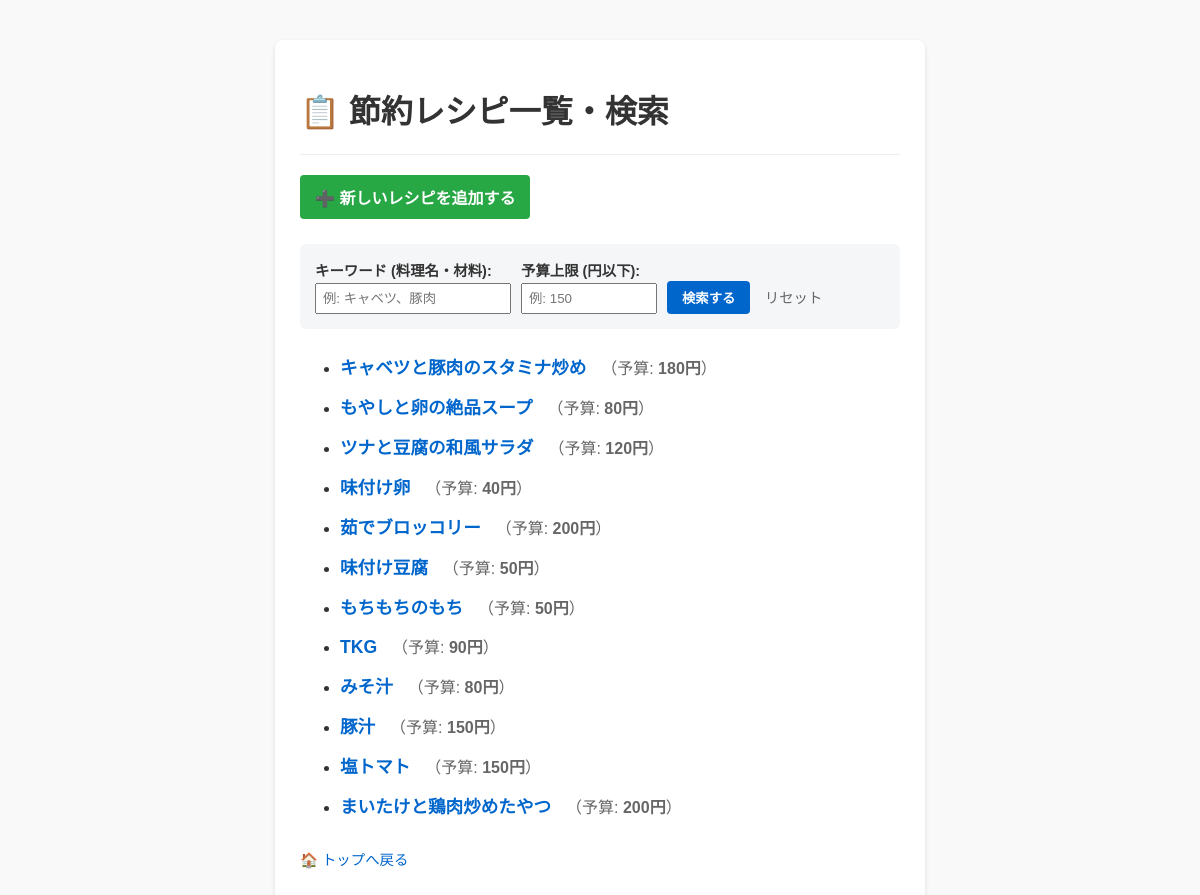
Page /list on the committed database.
### setuyaku/app.py (models this page shows, shortened)
class Recipe(db.Model):
  __tablename__ = "recipes"
  id = db.Column(db.Integer, primary_key=True)
  title = db.Column(db.String(100), nullable=False)
  ingredients = db.Column(db.Text, nullable=False)
  instructions = db.Column(db.Text, nullable=False)
  budget = db.Column(db.Integer)

### setuyaku/app.py (the view)
@app.route("/list")
def item_list():
  keyword = request.args.get("keyword", "")
  max_cost = request.args.get("max_cost", type=int)
  query = Recipe.query
  if keyword:
    query = query.filter(
        (Recipe.title.like(f"%{keyword}%"))
        | (Recipe.ingredients.like(f"%{keyword}%"))
    )
  if max_cost is not None:
    query = query.filter(Recipe.budget <= max_cost)
  recipes = query.all()
  return render_template(
      "list.html",
      recipes=recipes,
      keyword=keyword,
      max_cost=max_cost if max_cost is not None else "",
  )

### setuyaku/templates/list.html (shortened to what this page needs)
{% extends "base.html" %}
{% block header %}<h1>📋 節約レシピ一覧・検索</h1>{% endblock %}
{% block content %}
<div style="margin-bottom: 25px;">
    <a href="{{ url_for('add_recipe') }}" style="display: inline-block; padding: 10px 15px; background: #28a745; color: white; border-radius: 4px; text-decoration: none; font-weight: bold;">
        ➕ 新しいレシピを追加する
    </a>
</div>
<form method="GET" action="{{ url_for('item_list') }}" style="background: #f4f6f8; padding: 15px; border-radius: 6px; margin-bottom: 25px;">
    <div style="display: flex; gap: 10px; flex-wrap: wrap; align-items: flex-end;">
        <div>
            <label for="keyword" style="display: block; font-size: 0.9em; margin-bottom: 3px; font-weight: bold;">キーワード (料理名・材料):</label>
            <input type="text" id="keyword" name="keyword" value="{{ keyword }}" placeholder="例: キャベツ、豚肉" style="padding: 6px; width: 180px;">
        </div>
        <div>
            <label for="max_cost" style="display: block; font-size: 0.9em; margin-bottom: 3px; font-weight: bold;">予算上限 (円以下):</label>
            <input type="number" id="max_cost" name="max_cost" value="{{ max_cost }}" placeholder="例: 150" style="padding: 6px; width: 120px;">
        </div>
        <div>
            <button type="submit" style="padding: 7px 15px; background: #0066cc; color: white; border: none; border-radius: 4px; cursor: pointer; font-weight: bold;">検索する</button>
            <a href="{{ url_for('item_list') }}" style="margin-left: 10px; font-size: 0.9em; color: #666;">リセット</a>
        </div>
    </div>
</form>
<ul>
    {% for recipe in recipes %}
    <li style="margin-bottom: 15px;">
        <a href="{{ url_for('item_detail', id=recipe.id) }}" style="font-size: 1.1em; font-weight: bold;">
            {{ recipe.title }}
        </a>
        <span style="color: #666; margin-left: 10px;">（予算: <strong>{{ recipe.budget }}円</strong>）</span>
    </li>
    {% else %}
    <p style="color: #666;">条件に一致するレシピが見つかりませんでした。</p>
    {% endfor %}
</ul>
{% endblock %}

### setuyaku/templates/base.html (shortened to what this page needs)
<!DOCTYPE html>
<html lang="ja">
<head>
</head>
<body>
    <div class="container">
        {% block header %}{% endblock %}
        <hr style="border: 0; border-top: 1px solid #eee; margin: 20px 0;">
        {% block content %}{% endblock %}
        <p style="margin-top: 30px; font-size: 0.9em; color: #666;">
            <a href="{{ url_for('index') }}">🏠 トップへ戻る</a>
        </p>
    </div>
</body>
</html>

### setuyaku/templates/base.html (style rules this page uses)
body { font-family: sans-serif; margin: 40px; background: #f9f9f9; color: #333; }
.container { max-width: 600px; margin: 0 auto; background: #fff; padding: 25px; border-radius: 8px; box-shadow: 0 2px 5px rgba(0,0,0,0.1); }
a { color: #0066cc; text-decoration: none; }

### rows in the picture
Recipe: title "キャベツと豚肉のスタミナ炒め", budget "180"
Recipe: title "もやしと卵の絶品スープ", budget "80"
Recipe: title "ツナと豆腐の和風サラダ", budget "120"
Recipe: title "味付け卵", budget "40"
Recipe: title "茹でブロッコリー", budget "200"
Recipe: title "味付け豆腐", budget "50"
Recipe: title "もちもちのもち", budget "50"
Recipe: title "TKG", budget "90"
Recipe: title "みそ汁", budget "80"
Recipe: title "豚汁", budget "150"
Recipe: title "塩トマト", budget "150"
Recipe: title "まいたけと鶏肉炒めたやつ", budget "200"
